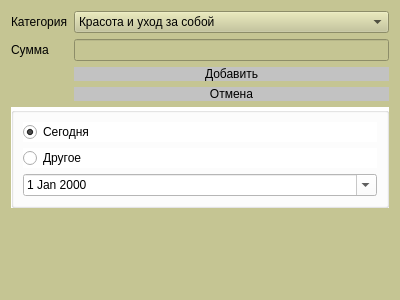
<?xml version="1.0" encoding="UTF-8"?>
<ui version="4.0">
 <class>AddNodeWindow</class>
 <widget class="QDialog" name="AddNodeWindow">
  <property name="geometry">
   <rect>
    <x>0</x>
    <y>0</y>
    <width>400</width>
    <height>300</height>
   </rect>
  </property>
  <property name="windowTitle">
   <string>Dialog</string>
  </property>
  <property name="styleSheet">
   <string notr="true">font: 10pt &quot;Bahnschrift SemiCondensed&quot;;
background-color: rgb(197, 197, 147);
color: rgb(0, 0, 0);</string>
  </property>
  <layout class="QFormLayout" name="formLayout">
   <item row="0" column="0">
    <widget class="QLabel" name="label">
     <property name="text">
      <string>Категория</string>
     </property>
    </widget>
   </item>
   <item row="0" column="1">
    <widget class="QComboBox" name="categoryBox">
     <property name="placeholderText">
      <string/>
     </property>
     <item>
      <property name="text">
       <string>Красота и уход за собой</string>
      </property>
     </item>
     <item>
      <property name="text">
       <string>Лекарства и здоровье</string>
      </property>
     </item>
     <item>
      <property name="text">
       <string>Коммуникации и связь</string>
      </property>
     </item>
     <item>
      <property name="text">
       <string>Жизнь и развлечения</string>
      </property>
     </item>
     <item>
      <property name="text">
       <string>Продукты</string>
      </property>
     </item>
     <item>
      <property name="text">
       <string>Доход</string>
      </property>
     </item>
     <item>
      <property name="text">
       <string>Одежда, товары для дома и прочее</string>
      </property>
     </item>
    </widget>
   </item>
   <item row="1" column="0">
    <widget class="QLabel" name="label_2">
     <property name="text">
      <string>Сумма</string>
     </property>
    </widget>
   </item>
   <item row="1" column="1">
    <widget class="QLineEdit" name="sumEdit">
     <property name="maxLength">
      <number>9</number>
     </property>
    </widget>
   </item>
   <item row="2" column="1">
    <widget class="QPushButton" name="addButton">
     <property name="styleSheet">
      <string notr="true">border-color: rgb(0,0,0);
color: rgb(0, 0, 0);
border-width: 20px;
border-radius: 15px;
background-color: rgb(194, 194, 194);
font: 13pt &quot;Bahnschrift SemiCondensed&quot;;</string>
     </property>
     <property name="text">
      <string>Добавить</string>
     </property>
    </widget>
   </item>
   <item row="3" column="1">
    <widget class="QPushButton" name="cancelButton">
     <property name="styleSheet">
      <string notr="true">border-color: rgb(0,0,0);
color: rgb(0, 0, 0);
border-width: 20px;
border-radius: 15px;
background-color: rgb(194, 194, 194);
font: 13pt &quot;Bahnschrift SemiCondensed&quot;;</string>
     </property>
     <property name="text">
      <string>Отмена</string>
     </property>
    </widget>
   </item>
   <item row="4" column="0" colspan="2">
    <widget class="QGroupBox" name="groupBox">
     <property name="styleSheet">
      <string notr="true">background-color: rgb(255, 255, 255);
color: rgb(0, 0, 0);</string>
     </property>
     <property name="title">
      <string/>
     </property>
     <layout class="QVBoxLayout" name="verticalLayout">
      <item>
       <widget class="QRadioButton" name="currentRadio">
        <property name="text">
         <string>Сегодня</string>
        </property>
        <property name="checked">
         <bool>true</bool>
        </property>
       </widget>
      </item>
      <item>
       <widget class="QRadioButton" name="otherRadio">
        <property name="text">
         <string>Другое</string>
        </property>
       </widget>
      </item>
      <item>
       <widget class="QDateEdit" name="dateEdit">
        <property name="calendarPopup">
         <bool>true</bool>
        </property>
       </widget>
      </item>
     </layout>
    </widget>
   </item>
  </layout>
 </widget>
 <resources/>
 <connections/>
</ui>
